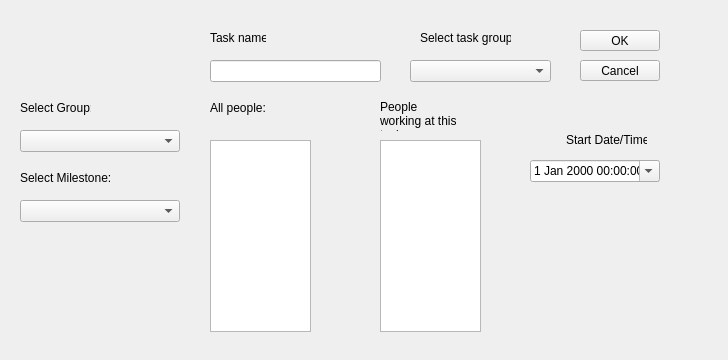
<?xml version="1.0" encoding="UTF-8"?>
<ui version="4.0">
 <class>EditMilestoneDialog</class>
 <widget class="QDialog" name="EditMilestoneDialog">
  <property name="geometry">
   <rect>
    <x>0</x>
    <y>0</y>
    <width>728</width>
    <height>360</height>
   </rect>
  </property>
  <property name="windowTitle">
   <string>Edit Milestone</string>
  </property>
  <widget class="QLabel" name="milestoneNamelabel">
   <property name="geometry">
    <rect>
     <x>210</x>
     <y>30</y>
     <width>56</width>
     <height>16</height>
    </rect>
   </property>
   <property name="text">
    <string>Task name:</string>
   </property>
  </widget>
  <widget class="QPushButton" name="buttonOk">
   <property name="geometry">
    <rect>
     <x>580</x>
     <y>30</y>
     <width>80</width>
     <height>21</height>
    </rect>
   </property>
   <property name="text">
    <string>OK</string>
   </property>
   <property name="autoDefault">
    <bool>false</bool>
   </property>
  </widget>
  <widget class="QLineEdit" name="lineEdit">
   <property name="geometry">
    <rect>
     <x>210</x>
     <y>60</y>
     <width>171</width>
     <height>22</height>
    </rect>
   </property>
  </widget>
  <widget class="QPushButton" name="buttonCancel">
   <property name="geometry">
    <rect>
     <x>580</x>
     <y>60</y>
     <width>80</width>
     <height>21</height>
    </rect>
   </property>
   <property name="text">
    <string>Cancel</string>
   </property>
   <property name="autoDefault">
    <bool>false</bool>
   </property>
  </widget>
  <widget class="QDateTimeEdit" name="startdateTimeEdit">
   <property name="geometry">
    <rect>
     <x>530</x>
     <y>160</y>
     <width>130</width>
     <height>22</height>
    </rect>
   </property>
   <property name="locale">
    <locale language="English" country="UnitedStates"/>
   </property>
   <property name="calendarPopup">
    <bool>true</bool>
   </property>
  </widget>
  <widget class="QListView" name="totalPeoplelistView">
   <property name="geometry">
    <rect>
     <x>210</x>
     <y>140</y>
     <width>101</width>
     <height>192</height>
    </rect>
   </property>
  </widget>
  <widget class="QLabel" name="startDateTimelabel">
   <property name="geometry">
    <rect>
     <x>566</x>
     <y>130</y>
     <width>81</width>
     <height>20</height>
    </rect>
   </property>
   <property name="text">
    <string>Start Date/Time:</string>
   </property>
  </widget>
  <widget class="QListView" name="milestonePeoplelistView">
   <property name="geometry">
    <rect>
     <x>380</x>
     <y>140</y>
     <width>101</width>
     <height>192</height>
    </rect>
   </property>
  </widget>
  <widget class="QPushButton" name="insertPeoplepushButton">
   <property name="geometry">
    <rect>
     <x>330</x>
     <y>180</y>
     <width>32</width>
     <height>32</height>
    </rect>
   </property>
   <property name="text">
    <string/>
   </property>
   <property name="icon">
    <iconset resource="teeamres.qrc">
     <normaloff>:/icons/icons/bullet_arrow_right.png</normaloff>:/icons/icons/bullet_arrow_right.png</iconset>
   </property>
   <property name="iconSize">
    <size>
     <width>32</width>
     <height>32</height>
    </size>
   </property>
   <property name="autoDefault">
    <bool>true</bool>
   </property>
   <property name="default">
    <bool>false</bool>
   </property>
   <property name="flat">
    <bool>true</bool>
   </property>
  </widget>
  <widget class="QPushButton" name="removePeoplepushButton">
   <property name="geometry">
    <rect>
     <x>330</x>
     <y>230</y>
     <width>32</width>
     <height>32</height>
    </rect>
   </property>
   <property name="text">
    <string/>
   </property>
   <property name="icon">
    <iconset resource="teeamres.qrc">
     <normaloff>:/icons/icons/bullet_arrow_left.png</normaloff>:/icons/icons/bullet_arrow_left.png</iconset>
   </property>
   <property name="iconSize">
    <size>
     <width>32</width>
     <height>32</height>
    </size>
   </property>
   <property name="flat">
    <bool>true</bool>
   </property>
  </widget>
  <widget class="QLabel" name="milestoneGrouplabel">
   <property name="geometry">
    <rect>
     <x>420</x>
     <y>30</y>
     <width>91</width>
     <height>16</height>
    </rect>
   </property>
   <property name="text">
    <string>Select task group:</string>
   </property>
  </widget>
  <widget class="QComboBox" name="milestoneGroupcomboBox">
   <property name="geometry">
    <rect>
     <x>410</x>
     <y>60</y>
     <width>141</width>
     <height>22</height>
    </rect>
   </property>
  </widget>
  <widget class="QLabel" name="selectPeoplelabel">
   <property name="geometry">
    <rect>
     <x>210</x>
     <y>100</y>
     <width>81</width>
     <height>16</height>
    </rect>
   </property>
   <property name="text">
    <string>All people:</string>
   </property>
  </widget>
  <widget class="QLabel" name="workingPeoplelabel">
   <property name="geometry">
    <rect>
     <x>380</x>
     <y>100</y>
     <width>81</width>
     <height>31</height>
    </rect>
   </property>
   <property name="lineWidth">
    <number>0</number>
   </property>
   <property name="text">
    <string>&lt;html&gt;&lt;head/&gt;&lt;body&gt;&lt;p&gt;People working at this task:&lt;/p&gt;&lt;/body&gt;&lt;/html&gt;</string>
   </property>
   <property name="wordWrap">
    <bool>true</bool>
   </property>
  </widget>
  <widget class="QLabel" name="baseGrouplabel">
   <property name="geometry">
    <rect>
     <x>20</x>
     <y>100</y>
     <width>71</width>
     <height>16</height>
    </rect>
   </property>
   <property name="text">
    <string>Select Group:</string>
   </property>
  </widget>
  <widget class="QLabel" name="baseMilestonelabel">
   <property name="geometry">
    <rect>
     <x>20</x>
     <y>170</y>
     <width>91</width>
     <height>16</height>
    </rect>
   </property>
   <property name="text">
    <string>Select Milestone:</string>
   </property>
  </widget>
  <widget class="QComboBox" name="baseGroupcomboBox">
   <property name="geometry">
    <rect>
     <x>20</x>
     <y>130</y>
     <width>160</width>
     <height>22</height>
    </rect>
   </property>
  </widget>
  <widget class="QComboBox" name="baseMilestonecomboBox">
   <property name="geometry">
    <rect>
     <x>20</x>
     <y>200</y>
     <width>160</width>
     <height>22</height>
    </rect>
   </property>
  </widget>
 </widget>
 <resources>
  <include location="teeamres.qrc"/>
 </resources>
 <connections/>
</ui>
